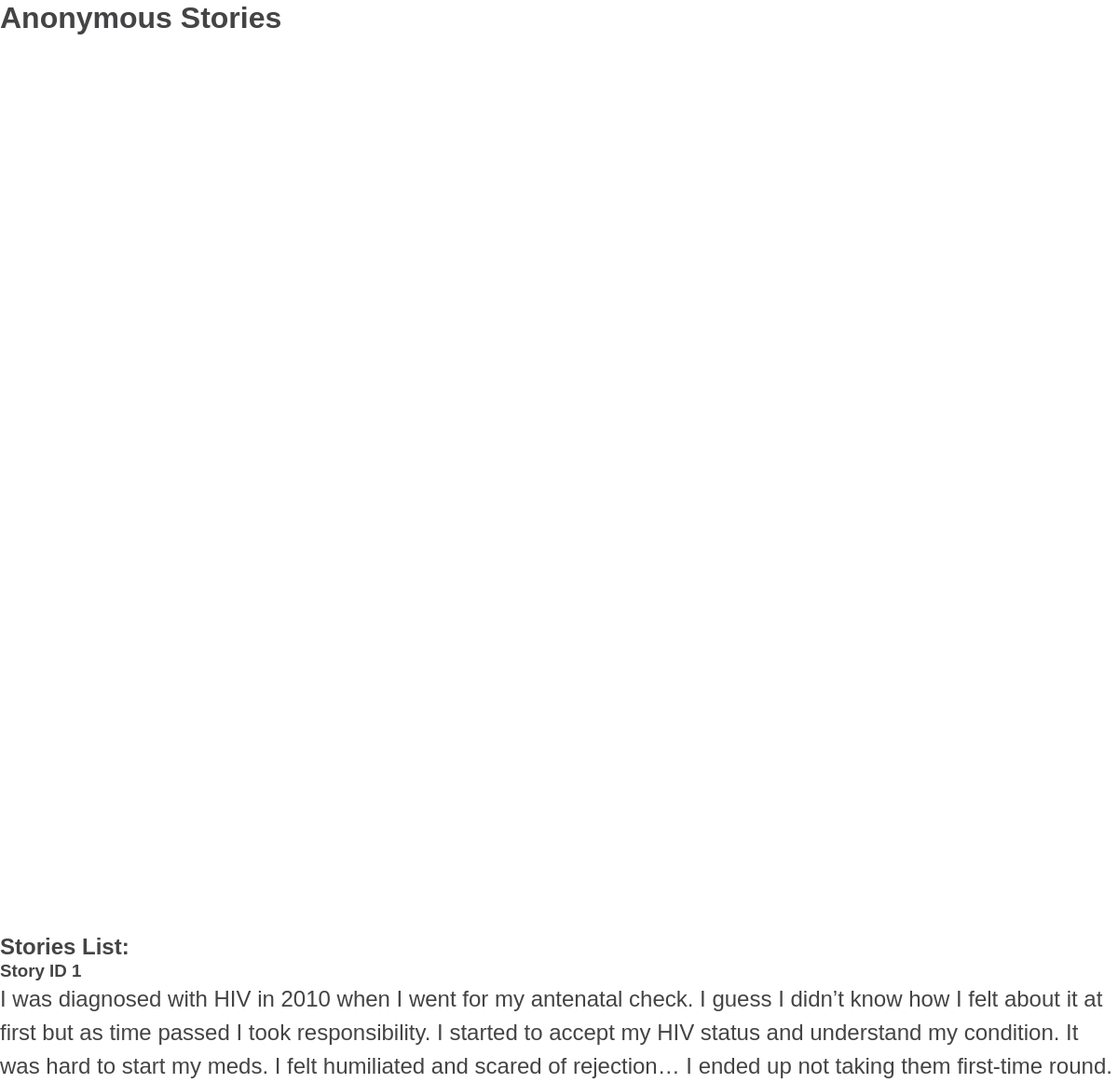
The page /includes/admin/admin_ano_story.php (signed in) on the database its author committed.
### tables this page shows
CREATE TABLE `tbl_story` (
  `id` int(11) NOT NULL,
  `story` text NOT NULL
);

### includes/admin/scripts/cms.php (called while the page is built, shortened)
<?php
function getAll($tbl) {
    $pdo = Database::getInstance()->getConnection();
    $query= 'SELECT * FROM ' .$tbl;
    $result = $pdo->query($query);
    if($result){
        return $result;
    }else{
        return '<p>There was a problem accessing the info</p>';
    }
}

### includes/admin/admin_ano_story.php (the view, shortened to what this page needs)
<?php
    $tbl = 'tbl_story';
    $getStory = getAll($tbl);
?>
<!DOCTYPE html>
<html lang="en">
<head>
    <?php include '../template/head.php'; ?>
</head>
<body>
    <div class="userCMS">
        <header>
            <h1>Anonymous Stories</h1>
        <?php include '../template/header.php'; ?>
        <div class="storyList">
            <h2>Stories List:</h2>
            <?php while($row = $getStory->fetch(PDO::FETCH_ASSOC)):?>
                <h3>Story ID <?php echo $row['id'];?></h3>
                <p><?php echo $row['story'];?></p>
            <?php endwhile;?>
        </div>
    </div>
</body>
</html>

### css/main.css (style rules this page uses)
html { box-sizing:border-box;font-size:16px }
*,*:before,*:after { box-sizing:inherit }
body,h1,h2,h3,h4,h5,h6,p,ol,ul { margin:0;padding:0;font-weight:normal }
html,body { height:100%;max-width:100vw }
body { font-family:acumin-pro,sans-serif;color:#444345 }
h1,h2,h3,h4,h5 { font-family:neuzeit-grotesk,sans-serif;line-height:1.2em;font-weight:bold }
::placeholder { font-family:acumin-pro,sans-serif;font-size:.8em }
p { line-height:1.5em }
@media screen and (min-width: 700px) { p { font-size:1.1em } }
@media screen and (min-width: 1050px) { p { font-size:1.5em } }
@media screen and (min-width: 1050px) { ::placeholder { font-size:1em } }

### rows shown on the page
tbl_story: id "1", story "I was diagnosed with HIV in 2010 when I went for my antenatal check. I guess I didn’t know how I felt about it at first but as time passed I took responsibility. I started to accept my HIV status and understand my condition. It was hard to start my meds. I felt humiliated and scared of rejection… I ended up not taking them first-time round."
